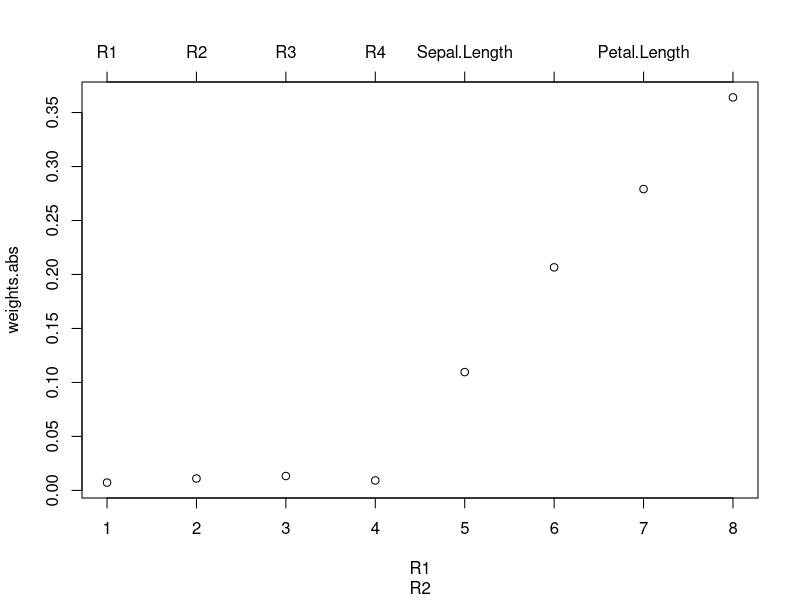

This chart was generated by the following R code:
##############################################################################
## Stratified RF test implementation
##
## Author: Einar H
##############################################################################

# for calculating discriminant projection
require(MASS)

# some data to work with, will add 4 dimensions of noise to the iris data set
data(iris)
data = iris
samples = nrow(data)
random = cbind(rnorm(samples), rnorm(samples), rnorm(samples), rnorm(samples))
colnames(random) = c("R1", "R2", "R3", "R4")
data = cbind(random, data)

# step i) compute informativeness of each feature
lda.fit = lda(Species~., data=data)
weights.abs = abs(lda.fit$scaling[,1]) # use the weights from the best LD direction
weights.abs = weights.abs/sum(weights.abs) # normalize

plot(weights.abs, xlab=colnames(data)) # as expected the noise features (first 4) have low scores
axis(3, labels=names(weights.abs), at=1:length(weights.abs))

# step ii) define a cutoff for the "strong" group; Ye & al. use the mean of the weights
cutoff = mean(weights.abs)
strong = weights.abs > cutoff # will correctly identify the noise features

# step iii) generate bootstrap samples for your trees
# step iv)
